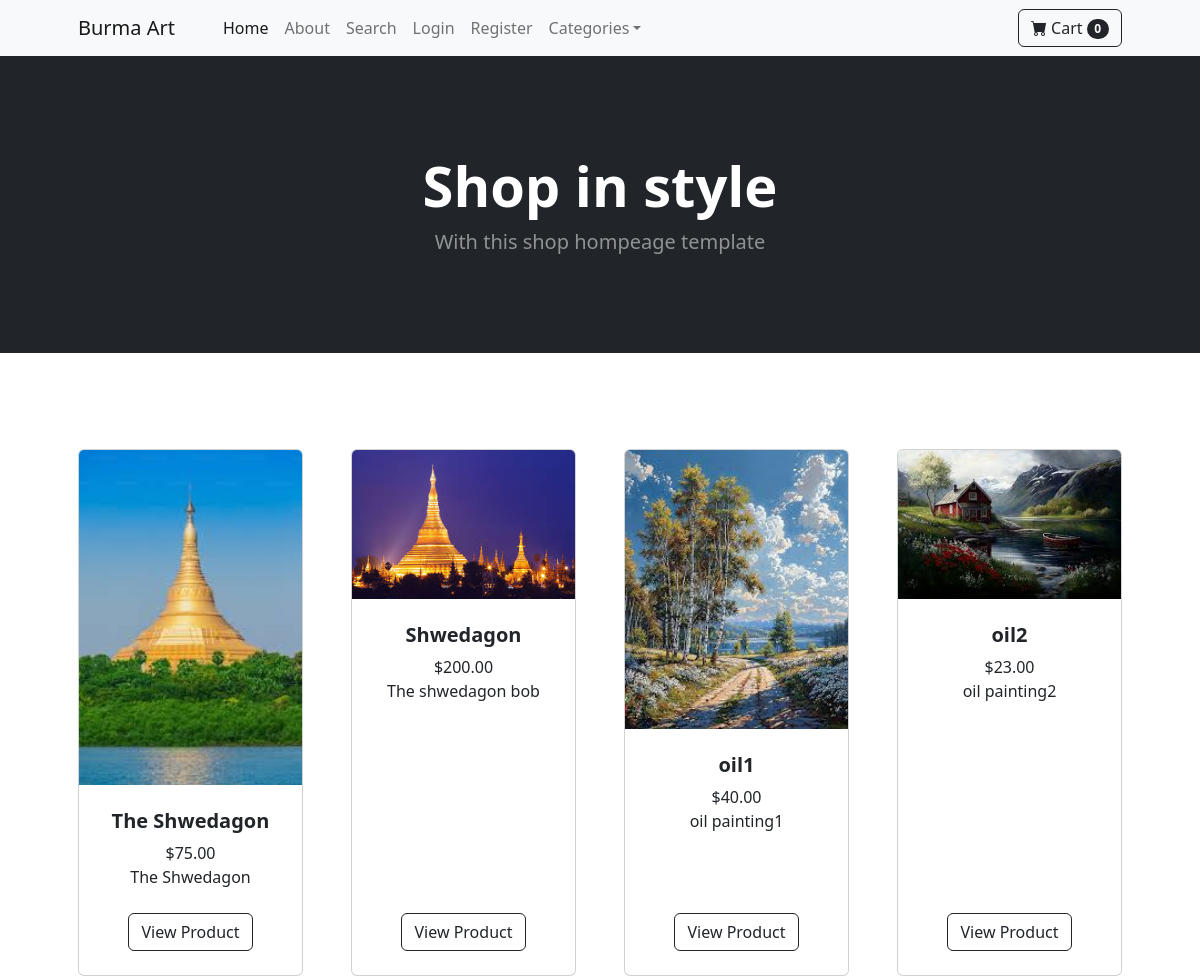
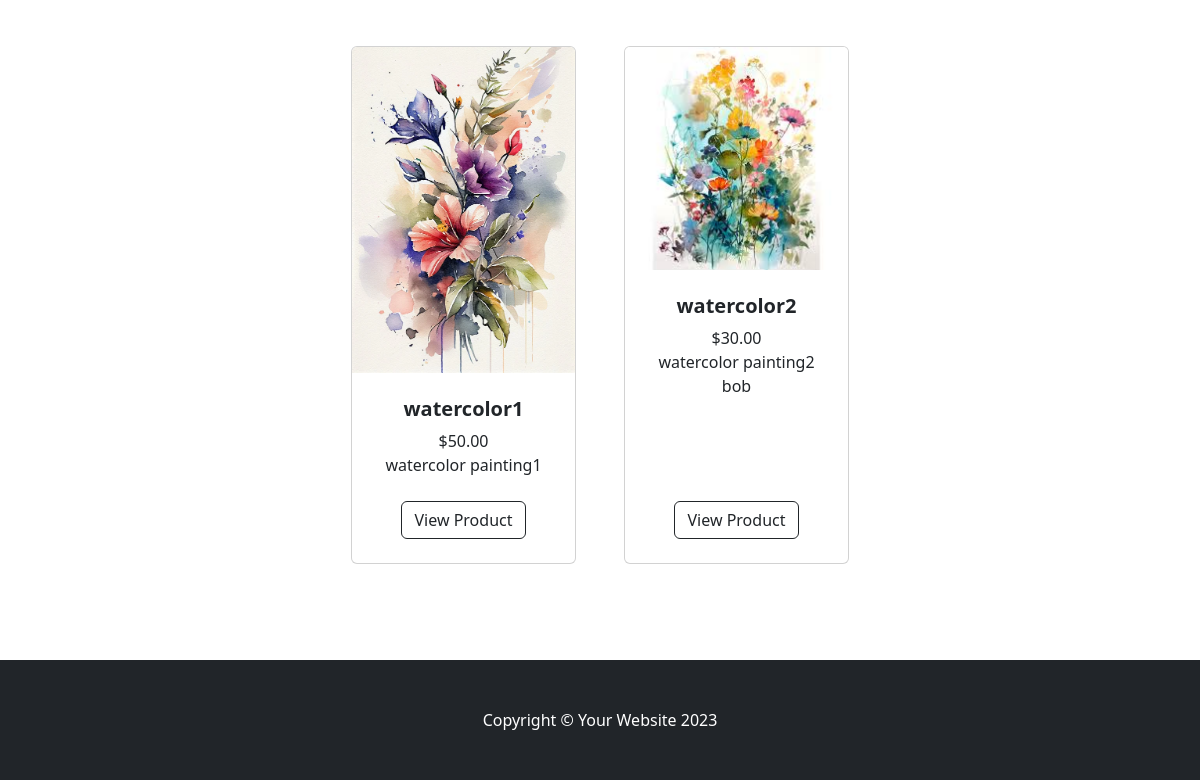
The page / on the database its author committed (2 pictures, top to bottom).
### core/models.py (models this page shows, shortened)
class Product(models.Model):
    name = models.CharField(max_length=150)  # Increased max_length for longer product names
    price = models.DecimalField(default=0, decimal_places=2, max_digits=10)  # Adjusted max_digits for higher price limits
    category = models.ForeignKey(Category, on_delete=models.CASCADE)
    description = models.TextField(default='', blank=True)  # Changed to TextField for longer descriptions
    image = models.ImageField(upload_to='uploads/product/')
    width = models.DecimalField(max_digits=10, decimal_places=2)  # Increased max_digits for larger dimensions
    height = models.DecimalField(max_digits=10, decimal_places=2)
    weight = models.DecimalField(max_digits=10, decimal_places=2)  # Increased max_digits for heavier products

### core/views.py (the view)
# urls.py: path('', views.home, name='home'),
def home(request):
	products = Product.objects.all()
	return render(request, 'home.html', {'products':products})

### cart/cart.py (called while the page is built)
	def __len__(self):
		return	len(self.cart)

### cart/context_processors.py (called while the page is built)
def cart(request):
	return {'cart': Cart(request)}

### core/templates/home.html
{% extends 'base.html' %}
{% block content %}
        <header class="bg-dark py-5">
            <div class="container px-4 px-lg-5 my-5">
                <div class="text-center text-white">
                    <h1 class="display-4 fw-bolder">Shop in style</h1>
                    <p class="lead fw-normal text-white-50 mb-0">With this shop hompeage template</p>
                </div>
            </div>
        </header>
        <section class="py-5">
            <div class="container px-4 px-lg-5 mt-5">
                <div class="row gx-4 gx-lg-5 row-cols-2 row-cols-md-3 row-cols-xl-4 justify-content-center">
                {% for product in products %}
                    <div class="col mb-5">
                        <div class="card h-100">
                            <img class="card-img-top" src="{{product.image.url}}" alt="..." />
                            <div class="card-body p-4">
                                <div class="text-center">
                                    <h5 class="fw-bolder">{{product.name}}</h5>
                                    ${{product.price}}<br>
                                    {{product.description}}
                                </div>
                            </div>
                            <div class="card-footer p-4 pt-0 border-top-0 bg-transparent">
                                <div class="text-center"><a class="btn btn-outline-dark mt-auto" href="{% url 'product' product.id %}">View Product</a></div>
                            </div>
                        </div>
                    </div>
                    {% endfor %}
                </div>
            </div>
        </section>
{% endblock %}

### core/templates/base.html (shortened to what this page needs)
{% load static %}
<!DOCTYPE html>
<html lang="en">
    <head>
        <link href="https://cdn.jsdelivr.net/npm/bootstrap-icons@1.5.0/font/bootstrap-icons.css" rel="stylesheet" />
        <link href="{% static 'css/styles.css' %}" rel="stylesheet" />
    </head>
    <body>
        <nav class="navbar navbar-expand-lg navbar-light bg-light">
            <div class="container px-4 px-lg-5">
                <a class="navbar-brand" href="{% url 'home' %}">Burma Art</a>
                <div class="collapse navbar-collapse" id="navbarSupportedContent">
                    <ul class="navbar-nav me-auto mb-2 mb-lg-0 ms-lg-4">
                        <li class="nav-item"><a class="nav-link active" aria-current="page" href="{% url 'home' %}">Home</a></li>
                        <li class="nav-item"><a class="nav-link" href="{% url 'about' %}">About</a></li>
                        <li class="nav-item"><a class="nav-link" href="{% url 'search' %}">Search</a></li>
                        {% if user.is_authenticated %}
                        <li class="nav-item dropdown">
                            <a class="nav-link dropdown-toggle" id="navbarDropdown" href="#" role="button" data-bs-toggle="dropdown" aria-expanded="false">Profile</a>
                            <ul class="dropdown-menu" aria-labelledby="navbarDropdown">
                                <li><a class="dropdown-item" href="{% url 'update_user' %}">User Profile</a></li>
                                <li><hr class="dropdown-divider" /></li>
                                <li><a class="dropdown-item" href="{% url 'update_info' %}">User Information</a></li>
                            </ul>
                        </li>
                                                <li class="nav-item dropdown">
                            <a class="nav-link dropdown-toggle" id="navbarDropdown" href="#" role="button" data-bs-toggle="dropdown" aria-expanded="false">Orders</a>
                            <ul class="dropdown-menu" aria-labelledby="navbarDropdown">
                                <li><a class="dropdown-item" href="{% url 'shipped_dash' %}">Shipped Orders </a></li>
                                <li><hr class="dropdown-divider" /></li>
                                <li><a class="dropdown-item" href="{% url 'not_shipped_dash' %}">UnShipped Orders</a></li>
                            </ul>
                        </li>
                        <li class="nav-item"><a class="nav-link" href="{% url 'logout' %}">Logout</a></li>
                        {% else %}
                        <li class="nav-item"><a class="nav-link" href="{% url 'login' %}">Login</a></li>
                        <li class="nav-item"><a class="nav-link" href="{% url 'register' %}">Register</a></li>
                        {% endif %}
                        <li class="nav-item dropdown">
                            <a class="nav-link dropdown-toggle" id="navbarDropdown" href="#" role="button" data-bs-toggle="dropdown" aria-expanded="false">Categories</a>
                        </li>
                    </ul>
                    <form class="d-flex">
                        <a href="{% url 'cart_summary' %}" class="btn btn-outline-dark"><i class="bi-cart-fill me-1"></i>Cart<span class="badge bg-dark text-white ms-1 rounded-pill" id="cart_quantity">{{ cart|length }}</span></a>
                    </form>
                </div>
            </div>
        </nav>
        {% block content %}
        {% endblock %}
        <footer class="py-5 bg-dark">
            <div class="container"><p class="m-0 text-center text-white">Copyright &copy; Your Website 2023</p></div>
        </footer>
    </body>
</html>

### rows shown on the page
Product: image (picture), name "The Shwedagon", price "75.00", description "The Shwedagon"
Product: image (picture), name "Shwedagon", price "200.00", description "The shwedagon bob"
Product: image (picture), name "oil1", price "40.00", description "oil painting1"
Product: image (picture), name "oil2", price "23.00", description "oil painting2"
Product: image (picture), name "watercolor1", price "50.00", description "watercolor painting1"
Product: image (picture), name "watercolor2", price "30.00", description "watercolor painting2 bob"

### other values the page prints
{{ cart|length }} "0"
